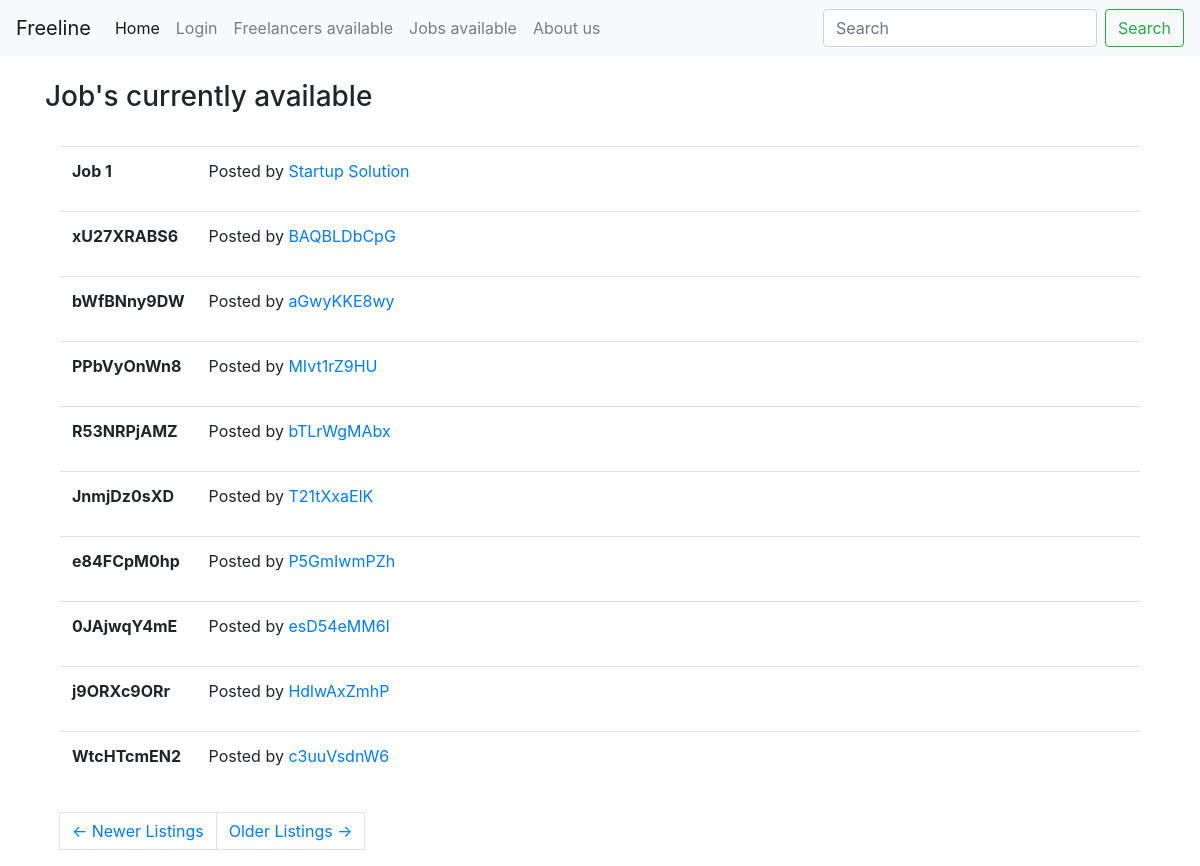
/jobs, run on an earlier commit of the app's database.
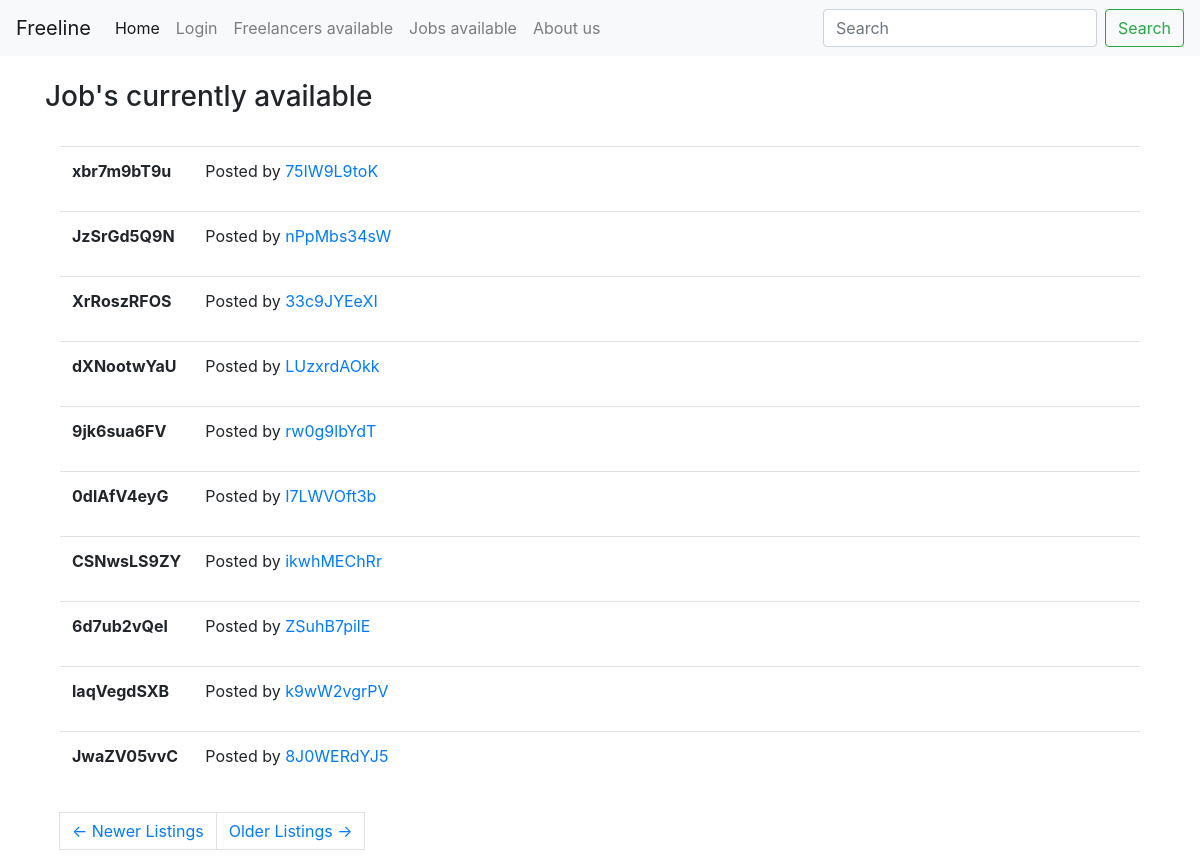
And on a later commit of the database.
### app/models.py (models this page shows, shortened)
class Job(db.Model):
    id = db.Column(db.Integer, primary_key=True)
    name = db.Column(db.String(64), index=True)
    job_description = db.Column(db.String(1000))
    offer_price = db.Column(db.Integer, index=True)
    job_type = db.Column(db.String(200), index=True)
    equity_job = db.Column(db.Boolean)
    posted_on = db.Column(db.DateTime)
    estimated_developement_time = db.Column(db.String(40), index=True)
    is_complete = db.Column(db.Boolean)
    startup_id = db.Column(db.Integer, db.ForeignKey('startup.id'))
    user_id = db.Column(db.Integer, db.ForeignKey('user.id'))
    def info(self):
        return '<Job {0}>'.format(self.name)
    __repr__ = info

class Startup(UserMixin, db.Model):
    id = db.Column(db.Integer, primary_key=True)
    company_name = db.Column(db.String(64), index=True, unique=True)
    founded_date = db.Column(db.DateTime, index=True, default=datetime.utcnow)
    website = db.Column(db.String(64), unique=True, index=True)
    email = db.Column(db.String(64), unique=True, index=True)
    """
    information that should be available to developers who
    are considering taking equity in the firm
    """
    access_to_financials = db.Column(db.Boolean) # this can be marked with a check mark
    previously_funded = db.Column(db.Boolean) # this can be marked with a check
    certificate_of_incorporation = db.Column(db.Boolean, default=True)
    state_of_incorporation = db.Column(db.String(64), default='Delaware')
    company_type = db.Column(db.String(64), default='C-Corp')
    taxID = db.Column(db.String(64), default='00-0000000')
    description = db.Column(db.String(1000))
    user_id = db.Column(db.Integer, db.ForeignKey('user.id'))
    logo_data = db.Column(db.String(400))
    jobs = db.relationship('Job', backref='company', lazy='dynamic')
    reviews = db.relationship('Reviews', backref='company', lazy='dynamic')
    def info(self):
        return "<Startup {0}>".format(self.company_name)
    __repr__ = info

### app/routes.py (the view)
@app.route('/jobs')
def jobs_available():
    page = request.args.get('page', 1, type=int)
    jobs = Job.query.order_by(Job.posted_on.desc()).paginate(
    page, app.config['JOBS_PER_EXPLORE_PAGE'], False
    )
    next_url = (url_for('jobs_available', page=jobs.next_num) if jobs.has_next else None)
    prev_url = (url_for('jobs_available', page=jobs.prev_num) if jobs.has_prev else None)
    return render_template("dashboards/jobs_available.html", title='Jobs available',\
    jobs=jobs.items, next_url=next_url, prev_url=prev_url)

### app/routes.py (called while the page is built)
@app.before_request
def before_request():
    if current_user.is_authenticated:
        current_user.last_seen = datetime.utcnow()
        db.session.commit()

### app/templates/dashboards/jobs_available.html
{% extends "base.html" %}
{% block content %}
<div class="container">
  <div class="row"><br></div>
  <div class="row">
  <h3> Job's currently available </h3>
  </div>
  <div class="row"><br></div>
  <table class="table table-hover">
  {% for job in jobs %}
  <div class="row">
  <tr>
      <td width="70px">
    <b><p>{{ job.name }}</p></b>
      </td>
    <td>
    <p> Posted by <a href="{{url_for('company', company_name=job.company.company_name)}}">{{ job.company.company_name }}</p>
    </td>
  </tr>
  </div>
  {% endfor %}
  </table>
  <nav aria-label="...">
       <ul class="pagination">
           <li class="previous{% if not prev_url %} disabled{% endif %}">
               <a class="page-link" href="{{ prev_url or '#' }}">
                   <span aria-hidden="true">&larr;</span> Newer Listings
               </a>
           </li>
           <li class="next{% if not next_url %} disabled{% endif %}">
               <a class="page-link" href="{{ next_url or '#' }}">
                   Older Listings <span aria-hidden="true">&rarr;</span>
               </a>
           </li>
       </ul>
   </nav>
  </div>
{% endblock %}

### app/templates/base.html (shortened to what this page needs)
<!doctype html>
<html lang="en">
<head>
  <link rel="stylesheet" href="https://stackpath.bootstrapcdn.com/bootstrap/4.3.1/css/bootstrap.min.css">
  <link rel="stylesheet" href="https://cdnjs.cloudflare.com/ajax/libs/bootstrap-social/4.12.0/bootstrap-social.min.css">
  <link rel="stylesheet" href="https://use.fontawesome.com/releases/v5.7.2/css/brands.css">
{% block navbar %}
<nav class="navbar navbar-expand-lg navbar-light bg-light" style="background-color: #1E90FF;">
  <a class="navbar-brand" href="{{ url_for('index') }}">
    Freeline</a>
  <div class="collapse navbar-collapse" id="navbarSupportedContent">
    <ul class="navbar-nav mr-auto">
      <li class="nav-item active">
        <a class="nav-link" href="{{ url_for('index') }}">Home <span class="sr-only">(current)</span></a>
      </li>
      {% if current_user.is_anonymous %}
      <li class="nav-item">
        <a class="nav-link" href="{{ url_for('login') }}">Login</a>
      </li>
      {% else %}
      <li class="nav-item">
        <a class="nav-link" href="{{ url_for('logout') }}">Logout</a>
      </li>
      {% endif %}
<li class="nav-item">
  <a class="nav-link" href="{{ url_for('freelancers_available')}}">Freelancers available</a>
</li>
<li class="nav-item">
  <a class="nav-link" href="{{ url_for('jobs_available')}}">Jobs available</a>
</li>
<li class="nav-item">
  <a class="nav-link" href="{{ url_for('about_us')}}">About us</a>
</li>
    </ul>
    <form class="form-inline my-2 my-lg-0">
      <input class="form-control mr-sm-2" type="search" placeholder="Search" aria-label="Search">
      <button class="btn btn-outline-success my-2 my-sm-0" type="submit">Search</button>
    </form>
  </div>
</nav>
{% endblock %}
<div class="container">
{% block content %}{% endblock %}
</div>

What changed in the data, as far as the page shows it:
removed Job: name "Job 1", company.company_name "Startup Solution"
changed Job: name "xU27XRABS6" → "xbr7m9bT9u"; company.company_name "BAQBLDbCpG" → "75IW9L9toK"
changed Job: name "bWfBNny9DW" → "JzSrGd5Q9N"; company.company_name "aGwyKKE8wy" → "nPpMbs34sW"
changed Job: name "PPbVyOnWn8" → "XrRoszRFOS"; company.company_name "MIvt1rZ9HU" → "33c9JYEeXI"
changed Job: name "R53NRPjAMZ" → "dXNootwYaU"; company.company_name "bTLrWgMAbx" → "LUzxrdAOkk"
changed Job: name "JnmjDz0sXD" → "9jk6sua6FV"; company.company_name "T21tXxaElK" → "rw0g9lbYdT"
changed Job: name "e84FCpM0hp" → "0dlAfV4eyG"; company.company_name "P5GmIwmPZh" → "I7LWVOft3b"
changed Job: name "0JAjwqY4mE" → "CSNwsLS9ZY"; company.company_name "esD54eMM6l" → "ikwhMEChRr"
changed Job: name "j9ORXc9ORr" → "6d7ub2vQel"; company.company_name "HdlwAxZmhP" → "ZSuhB7pilE"
changed Job: name "WtcHTcmEN2" → "laqVegdSXB"; company.company_name "c3uuVsdnW6" → "k9wW2vgrPV"
now on this page (row edited): Job: name "JwaZV05vvC", company.company_name "8J0WERdYJ5"
